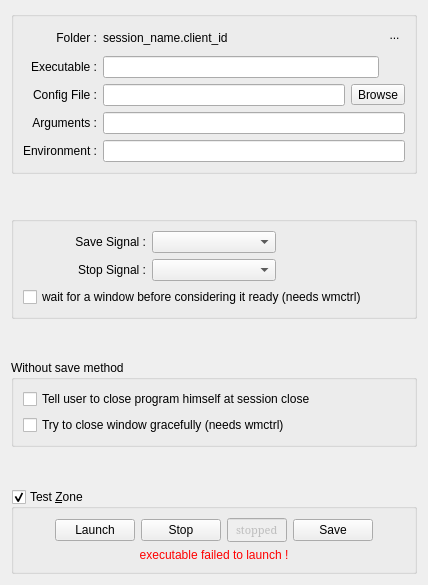
<?xml version="1.0" encoding="UTF-8"?>
<ui version="4.0">
 <class>Frame</class>
 <widget class="QFrame" name="Frame">
  <property name="geometry">
   <rect>
    <x>0</x>
    <y>0</y>
    <width>428</width>
    <height>585</height>
   </rect>
  </property>
  <property name="windowTitle">
   <string>Frame</string>
  </property>
  <layout class="QVBoxLayout" name="verticalLayout_2">
   <item>
    <widget class="QGroupBox" name="groupBox_5">
     <property name="toolTip">
      <string>&lt;html&gt;&lt;head/&gt;&lt;body&gt;&lt;p&gt;here many fields are available to you. This is not necessarily good news, the idea is to be able to load a program into the session that is not (yet) compatible with NSM. If properly implemented in the client, the NSM protocol will always be much more comfortable to use and more reliable than this hack. That said, if we can expect the NSM implementation in all audio programs, this is not the case for other programs which can still be useful in the session.&lt;/p&gt;&lt;p&gt;&lt;br/&gt;&lt;/p&gt;&lt;p&gt;The Nex-Hack pseudo-protocol uses the attributes of proxies (nsm-proxy or nex-proxy), except that the client is launched directly in the session.&lt;/p&gt;&lt;/body&gt;&lt;/html&gt;</string>
     </property>
     <property name="title">
      <string/>
     </property>
     <layout class="QGridLayout" name="gridLayout_3">
     <item row="1" column="0">
       <widget class="QLabel" name="labelWorkingDirTitle">
        <property name="text">
         <string>Folder :</string>
        </property>
        <property name="alignment">
         <set>Qt::AlignRight|Qt::AlignTrailing|Qt::AlignVCenter</set>
        </property>
       </widget>
      </item>
      <item row="2" column="0">
       <widget class="QLabel" name="label_17">
        <property name="toolTip">
         <string>&lt;html&gt;&lt;head/&gt;&lt;body&gt;&lt;p&gt;Command-line options are incompatible with robust session management for a variety of reasons, so the NSM server does not support them directly.&lt;/p&gt;&lt;p&gt;Some audio programs doesn't have NSM implementation yet, but they can have a LASH/LADISH implementation, and we can use it for the save signal.&lt;/p&gt;&lt;p&gt;Be warned that referring to files outside of the session directory will impair your ability to reliably archive and transport sessions. &lt;br/&gt;&lt;br/&gt;Patching the program to use NSM natively will result in a better experience. &lt;/p&gt;&lt;/body&gt;&lt;/html&gt;</string>
        </property>
        <property name="text">
         <string>Executable :</string>
        </property>
        <property name="alignment">
         <set>Qt::AlignRight|Qt::AlignTrailing|Qt::AlignVCenter</set>
        </property>
       </widget>
      </item>
      <item row="3" column="0">
       <widget class="QLabel" name="label_16">
        <property name="toolTip">
         <string>&lt;html&gt;&lt;head/&gt;&lt;body&gt;&lt;p&gt;The program will be started with its current directory being a uniquely named directory under the current session directory. &lt;/p&gt;&lt;p&gt;It is recommended that you only refer to files in the current directory.&lt;/p&gt;&lt;/body&gt;&lt;/html&gt;</string>
        </property>
        <property name="text">
         <string>Config File :</string>
        </property>
        <property name="alignment">
         <set>Qt::AlignRight|Qt::AlignTrailing|Qt::AlignVCenter</set>
        </property>
       </widget>
      </item>
      <item row="4" column="0">
       <widget class="QLabel" name="label_18">
        <property name="toolTip">
         <string>&lt;html&gt;&lt;head/&gt;&lt;body&gt;&lt;p&gt;The environment variables $NSM_CLIENT_ID and $NEX_SESSION_NAME will contain the unique client ID (suitable for use as e.g. a JACK client name) and the display name for the session, respectively.&lt;br/&gt;The variable $CONFIG_FILE will contain the name of the config file selected above.&lt;/p&gt;&lt;/body&gt;&lt;/html&gt;</string>
        </property>
        <property name="text">
         <string>Arguments :</string>
        </property>
        <property name="alignment">
         <set>Qt::AlignRight|Qt::AlignTrailing|Qt::AlignVCenter</set>
        </property>
       </widget>
      </item>
      <item row="5" column="0">
       <widget class="QLabel" name="label">
        <property name="text">
         <string>Environment :</string>
        </property>
        <property name="alignment">
         <set>Qt::AlignRight|Qt::AlignTrailing|Qt::AlignVCenter</set>
        </property>
       </widget>
      </item>
      <item row="3" column="1" colspan="5">
       <layout class="QHBoxLayout" name="horizontalLayout_2">
        <item>
         <widget class="QLineEdit" name="lineEditConfigFile">
          <property name="toolTip">
           <string>&lt;html&gt;&lt;head/&gt;&lt;body&gt;&lt;p&gt;The program will be started in the folder named above.&lt;/p&gt;&lt;p&gt;It is recommended that you only refer to files in the current directory.&lt;/p&gt;&lt;p&gt;$NEX_SESSION_NAME will be replaced with the name of the session.&lt;/p&gt;&lt;/body&gt;&lt;/html&gt;</string>
          </property>
         </widget>
        </item>
        <item>
         <widget class="QToolButton" name="toolButtonBrowse">
          <property name="toolTip">
           <string>&lt;html&gt;&lt;head/&gt;&lt;body&gt;&lt;p&gt;The program will be started with its current directory being a uniquely named directory under the current session directory. &lt;/p&gt;&lt;p&gt;It is recommended that you only refer to files in the current directory.&lt;/p&gt;&lt;/body&gt;&lt;/html&gt;</string>
          </property>
          <property name="text">
           <string>Browse</string>
          </property>
          <property name="icon">
           <iconset theme="folder-open">
            <normaloff>.</normaloff>.</iconset>
          </property>
          <property name="toolButtonStyle">
           <enum>Qt::ToolButtonTextBesideIcon</enum>
          </property>
         </widget>
        </item>
       </layout>
      </item>
      <item row="4" column="1" colspan="5">
       <widget class="QLineEdit" name="lineEditArguments">
        <property name="toolTip">
         <string>&lt;html&gt;&lt;head/&gt;&lt;body&gt;&lt;p&gt;The environment variable $NEX_CLIENT_ID will contain the NexSession client_id of this client.$NEX_SESSION_NAME will contain the display name for the session.&lt;br/&gt;$NEX_JACK_CLIENT_NAME will contain a string suitable for use as e.g. a JACK client name.&lt;br/&gt;$CONFIG_FILE will contain the name of the config file selected above.&lt;/p&gt;&lt;/body&gt;&lt;/html&gt;</string>
        </property>
       </widget>
      </item>
      
      <item row="1" column="5" rowspan="2">
       <layout class="QGridLayout" name="gridLayout">
        <item row="0" column="0">
         <widget class="FakeToolButton" name="toolButtonIcon">
          <property name="baseSize">
           <size>
            <width>48</width>
            <height>48</height>
           </size>
          </property>
          <property name="styleSheet">
           <string notr="true">QToolButton{border:none}</string>
          </property>
          <property name="text">
           <string>...</string>
          </property>
          <property name="icon">
           <iconset theme="application-pdf">
            <normaloff>../../../.designer/backup</normaloff>../../../.designer/backup</iconset>
          </property>
          <property name="iconSize">
           <size>
            <width>48</width>
            <height>48</height>
           </size>
          </property>
         </widget>
        </item>
        <item row="1" column="0">
         <spacer name="verticalSpacer">
          <property name="orientation">
           <enum>Qt::Vertical</enum>
          </property>
          <property name="sizeHint" stdset="0">
           <size>
            <width>20</width>
            <height>40</height>
           </size>
          </property>
         </spacer>
        </item>
       </layout>
      </item>
      <item row="2" column="1" colspan="4">
       <widget class="QLineEdit" name="lineEditExecutable">
        <property name="toolTip">
         <string>&lt;html&gt;&lt;head/&gt;&lt;body&gt;&lt;p&gt;Nex Hack protocol is a convenience way to manage non NSM compatible programs in the session.&lt;/p&gt;&lt;p&gt;Some audio programs don't have NSM implementation yet, but they can have a LASH/LADISH implementation, and we can use it for the save signal.&lt;/p&gt;&lt;p&gt;Be warned that referring to files outside of the session directory will impair your ability to reliably archive and transport sessions. &lt;br/&gt;&lt;br/&gt;Patching the program to use NSM natively will result in a better experience. &lt;/p&gt;&lt;/body&gt;&lt;/html&gt;</string>
        </property>
       </widget>
      </item>
      <item row="1" column="1" colspan="5">
       <widget class="QLabel" name="labelWorkingDir">
        <property name="text">
         <string>session_name.client_id</string>
        </property>
       </widget>
      </item>
      
      <item row="5" column="1" colspan="5">
       <widget class="QLineEdit" name="lineEditEnviron">
        <property name="toolTip">
         <string>&lt;html&gt;&lt;head/&gt;&lt;body&gt;&lt;p&gt;Set here the environment variables you want to set to the process, separate them with spaces.&lt;br/&gt;&lt;br/&gt;for example :&lt;/p&gt;&lt;pre style=&quot; margin-top:12px; margin-bottom:12px; margin-left:0px; margin-right:0px; -qt-block-indent:0; text-indent:0px;&quot;&gt;&lt;span style=&quot; font-family:'Hack';&quot;&gt;MY_VAR1=my_value MY_VAR2=&amp;quot;other value&amp;quot;&lt;/span&gt;&lt;/pre&gt;&lt;/body&gt;&lt;/html&gt;</string>
        </property>
       </widget>
      </item>
     </layout>
    </widget>
   </item>
   <item>
    <spacer name="verticalSpacer_8">
     <property name="orientation">
      <enum>Qt::Vertical</enum>
     </property>
     <property name="sizeHint" stdset="0">
      <size>
       <width>20</width>
       <height>40</height>
      </size>
     </property>
    </spacer>
   </item>
   <item>
    <widget class="QGroupBox" name="groupBox_6">
     <property name="title">
      <string/>
     </property>
     <layout class="QGridLayout" name="gridLayout_4">
      <item row="3" column="0" colspan="3">
       <widget class="QCheckBox" name="checkBoxWaitWindow">
        <property name="toolTip">
         <string>&lt;html&gt;&lt;head/&gt;&lt;body&gt;&lt;p&gt;If wmctrl is present and compatible with window manager,&lt;/p&gt;&lt;p&gt;and if this box is checked,&lt;/p&gt;&lt;p&gt;the program will be considered as ready only when it displays a window.&lt;/p&gt;&lt;p&gt;Else the program will be considered as ready after 500ms.&lt;/p&gt;&lt;/body&gt;&lt;/html&gt;</string>
        </property>
        <property name="text">
         <string>wait for a window before considering it ready (needs wmctrl)</string>
        </property>
       </widget>
      </item>
      <item row="1" column="0">
       <widget class="QLabel" name="label_19">
        <property name="sizePolicy">
         <sizepolicy hsizetype="Preferred" vsizetype="Preferred">
          <horstretch>0</horstretch>
          <verstretch>0</verstretch>
         </sizepolicy>
        </property>
        <property name="toolTip">
         <string>&lt;html&gt;&lt;head/&gt;&lt;body&gt;&lt;p&gt;Most programs will shutdown gracefully when sent a SIGTERM or SIGINT signal.&lt;br/&gt;It's impossible to know which signal a specific program will respond to.&lt;br/&gt;A unhandled signal will simply kill the process, and may cause problems with the audio subsystem (e.g. JACK).&lt;br/&gt;Check the program's documentation or source code to determine which signal to use to stop it gracefully.&lt;/p&gt;&lt;/body&gt;&lt;/html&gt;</string>
        </property>
        <property name="text">
         <string>Stop Signal :</string>
        </property>
        <property name="alignment">
         <set>Qt::AlignRight|Qt::AlignTrailing|Qt::AlignVCenter</set>
        </property>
       </widget>
      </item>
      <item row="0" column="0">
       <widget class="QLabel" name="label_20">
        <property name="sizePolicy">
         <sizepolicy hsizetype="Preferred" vsizetype="Preferred">
          <horstretch>0</horstretch>
          <verstretch>0</verstretch>
         </sizepolicy>
        </property>
        <property name="toolTip">
         <string>&lt;html&gt;&lt;head/&gt;&lt;body&gt;&lt;p&gt;Some (very few) programs may respond to a specific Unix signal by somehow saving their state.&lt;/p&gt;&lt;p&gt;If 'Save Signal' is set to something other than 'None', then Nex Proxy will deliver the specified signal to the proxied process upon an NSM 'Save' event.&lt;/p&gt;&lt;p&gt;If program is compatible with LASH/LADISH, save signal is SIGUSR1.&lt;/p&gt;&lt;p&gt;Most programs will treat these signals just like SIGTERM and die.&lt;/p&gt;&lt;p&gt;You have been warned.&lt;/p&gt;&lt;/body&gt;&lt;/html&gt;</string>
        </property>
        <property name="text">
         <string>Save Signal :</string>
        </property>
        <property name="alignment">
         <set>Qt::AlignRight|Qt::AlignTrailing|Qt::AlignVCenter</set>
        </property>
       </widget>
      </item>
      <item row="0" column="1">
       <widget class="QComboBox" name="comboSaveSig">
        <property name="toolTip">
         <string>&lt;html&gt;&lt;head/&gt;&lt;body&gt;&lt;p&gt;Some (very few) programs may respond to a specific Unix signal by somehow saving their state.&lt;/p&gt;&lt;p&gt;If 'Save Signal' is set to something other than 'None', then this signal will be sent to the program when we ask to save it.&lt;/p&gt;&lt;p&gt;If program is compatible with LASH/LADISH, save signal is SIGUSR1.&lt;/p&gt;&lt;p&gt;Most programs will treat these signals just like SIGTERM and die.&lt;/p&gt;&lt;p&gt;You have been warned.&lt;/p&gt;&lt;/body&gt;&lt;/html&gt;</string>
        </property>
       </widget>
      </item>
      <item row="1" column="1">
       <widget class="QComboBox" name="comboStopSig">
        <property name="toolTip">
         <string>&lt;html&gt;&lt;head/&gt;&lt;body&gt;&lt;p&gt;Most programs will shutdown gracefully when sent a SIGTERM or SIGINT signal.&lt;br/&gt;It's impossible to know which signal a specific program will respond to.&lt;br/&gt;A unhandled signal will simply kill the process, and may cause problems with the audio subsystem (e.g. JACK).&lt;br/&gt;Check the program's documentation or source code to determine which signal to use to stop it gracefully.&lt;/p&gt;&lt;/body&gt;&lt;/html&gt;</string>
        </property>
       </widget>
      </item>
     </layout>
    </widget>
   </item>
   <item>
    <spacer name="verticalSpacer_2">
     <property name="orientation">
      <enum>Qt::Vertical</enum>
     </property>
     <property name="sizeHint" stdset="0">
      <size>
       <width>20</width>
       <height>40</height>
      </size>
     </property>
    </spacer>
   </item>
   <item>
    <widget class="QGroupBox" name="groupBoxNoSave">
     <property name="title">
      <string>Without save method</string>
     </property>
     <layout class="QVBoxLayout" name="verticalLayout_3">
      <item>
       <widget class="QCheckBox" name="checkBoxTellUser">
        <property name="toolTip">
         <string>&lt;html&gt;&lt;head/&gt;&lt;body&gt;&lt;p&gt;Because we have no method to save the state of this program,&lt;br/&gt;if this box is checked the program won't be closed by session manager at session close,&lt;/p&gt;&lt;p&gt;it will ask user to close it himself (saving changes or not).&lt;/p&gt;&lt;/body&gt;&lt;/html&gt;</string>
        </property>
        <property name="text">
         <string>Tell user to close program himself at session close</string>
        </property>
       </widget>
      </item>
      <item>
       <widget class="QCheckBox" name="checkBoxCloseGracefully">
        <property name="toolTip">
         <string>&lt;html&gt;&lt;head/&gt;&lt;body&gt;&lt;p&gt;If wmctrl is present and compatible with window manager,&lt;br/&gt;the program will try to close gracefully its windows before asking user to close them himself.&lt;br/&gt;This way, in a lot of cases, program will be closed when it has no unsaved changes,&lt;br/&gt;or will display an exit confirmation dialog to save changes or not.  &lt;/p&gt;&lt;/body&gt;&lt;/html&gt;</string>
        </property>
        <property name="text">
         <string>Try to close window gracefully (needs wmctrl)</string>
        </property>
       </widget>
      </item>
     </layout>
    </widget>
   </item>
   <item>
    <spacer name="verticalSpacer_9">
     <property name="orientation">
      <enum>Qt::Vertical</enum>
     </property>
     <property name="sizeHint" stdset="0">
      <size>
       <width>20</width>
       <height>40</height>
      </size>
     </property>
    </spacer>
   </item>
   <item>
    <widget class="QGroupBox" name="groupBoxTestZone">
     <property name="title">
      <string>Test &amp;Zone</string>
     </property>
     <property name="checkable">
      <bool>true</bool>
     </property>
     <property name="checked">
      <bool>true</bool>
     </property>
     <layout class="QVBoxLayout" name="verticalLayout_13">
      <item>
       <widget class="QFrame" name="frameTestZone">
        <property name="styleSheet">
         <string notr="true">QFrame{border:None}</string>
        </property>
        <property name="frameShape">
         <enum>QFrame::StyledPanel</enum>
        </property>
        <property name="frameShadow">
         <enum>QFrame::Raised</enum>
        </property>
        <layout class="QHBoxLayout" name="horizontalLayout">
         <property name="spacing">
          <number>6</number>
         </property>
         <property name="leftMargin">
          <number>0</number>
         </property>
         <property name="topMargin">
          <number>0</number>
         </property>
         <property name="rightMargin">
          <number>0</number>
         </property>
         <property name="bottomMargin">
          <number>0</number>
         </property>
         <item>
          <layout class="QHBoxLayout" name="horizontalLayout_4">
           <item>
            <spacer name="horizontalSpacer_6">
             <property name="orientation">
              <enum>Qt::Horizontal</enum>
             </property>
             <property name="sizeHint" stdset="0">
              <size>
               <width>40</width>
               <height>20</height>
              </size>
             </property>
            </spacer>
           </item>
           <item>
            <widget class="QPushButton" name="pushButtonStart">
             <property name="text">
              <string>Launch</string>
             </property>
             <property name="icon">
              <iconset theme="media-playback-start">
               <normaloff>.</normaloff>.</iconset>
             </property>
            </widget>
           </item>
           <item>
            <widget class="QPushButton" name="pushButtonStop">
             <property name="text">
              <string>Stop</string>
             </property>
             <property name="icon">
              <iconset theme="media-playback-stop">
               <normaloff>.</normaloff>.</iconset>
             </property>
            </widget>
           </item>
           <item>
            <widget class="StatusBar" name="lineEditClientStatus">
             <property name="enabled">
              <bool>false</bool>
             </property>
             <property name="sizePolicy">
              <sizepolicy hsizetype="Fixed" vsizetype="Fixed">
               <horstretch>0</horstretch>
               <verstretch>0</verstretch>
              </sizepolicy>
             </property>
             <property name="maximumSize">
              <size>
               <width>60</width>
               <height>28</height>
              </size>
             </property>
             <property name="font">
              <font>
               <family>Serif</family>
               <pointsize>8</pointsize>
               <weight>50</weight>
               <bold>false</bold>
              </font>
             </property>
             <property name="toolTip">
              <string>Status</string>
             </property>
             <property name="text">
              <string>stopped</string>
             </property>
             <property name="frame">
              <bool>true</bool>
             </property>
             <property name="alignment">
              <set>Qt::AlignCenter</set>
             </property>
             <property name="readOnly">
              <bool>true</bool>
             </property>
            </widget>
           </item>
           <item>
            <widget class="QPushButton" name="pushButtonSave">
             <property name="text">
              <string>Save</string>
             </property>
             <property name="icon">
              <iconset theme="document-save">
               <normaloff>.</normaloff>.</iconset>
             </property>
            </widget>
           </item>
           <item>
            <spacer name="horizontalSpacer_7">
             <property name="orientation">
              <enum>Qt::Horizontal</enum>
             </property>
             <property name="sizeHint" stdset="0">
              <size>
               <width>40</width>
               <height>20</height>
              </size>
             </property>
            </spacer>
           </item>
          </layout>
         </item>
        </layout>
       </widget>
      </item>
      <item>
       <widget class="QLabel" name="labelError">
        <property name="styleSheet">
         <string notr="true">color: red</string>
        </property>
        <property name="text">
         <string>executable failed to launch !</string>
        </property>
        <property name="alignment">
         <set>Qt::AlignCenter</set>
        </property>
       </widget>
      </item>
     </layout>
    </widget>
   </item>
  </layout>
 </widget>
 <customwidgets>
  <customwidget>
   <class>FakeToolButton</class>
   <extends>QToolButton</extends>
   <header>surclassed_widgets</header>
  </customwidget>
  <customwidget>
   <class>StatusBar</class>
   <extends>QLineEdit</extends>
   <header>surclassed_widgets</header>
  </customwidget>
 </customwidgets>
 <resources/>
 <connections/>
</ui>
